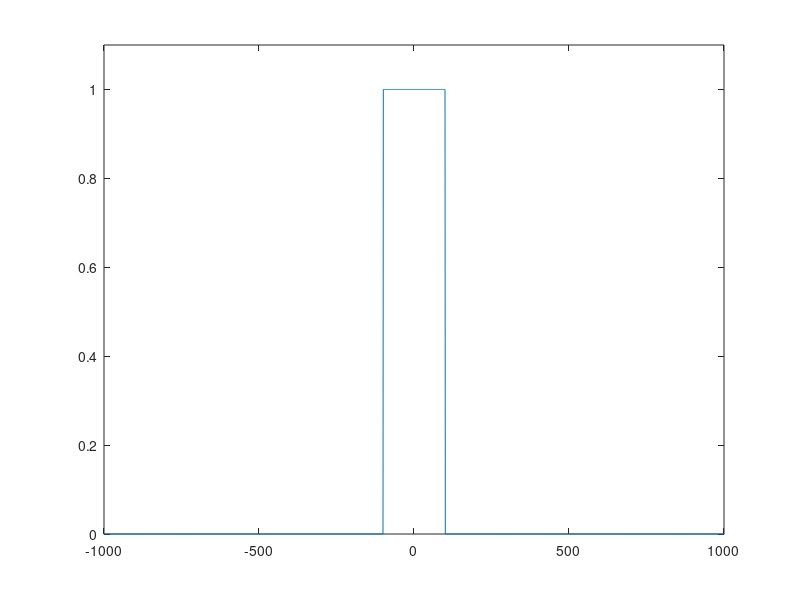

Reproduce this figure in MATLAB.
%Paso 3


fs = 48000 % Frecuencia de muestreo utilizada en el DVD en Hz.
Ts = 1 / fs; %Periodo de muestreo: inverso de la frec. muestreo en Hz
T = 1; %Duración de la señal en segundos
A = 0.1; %Amplitud de la señal senoidal

flow=100; %Frecuencia de corte (Hz) del filtro paso bajo
t = Ts:Ts:T; %Vector eje tiempo
L = length(t); %Longitud del vector t. Comprobar que sea igual a fs*T
f = -fs / 2 + fs / L:fs / L:fs / 2; %Declaración del eje de frecuencias
Hdeflow = zeros(1, L/2);
Hdeflow(1:flow / fs*L) = ones(1, flow / fs*L);
Hdeflow = [fliplr(Hdeflow) Hdeflow];

figure;

plot(f, abs(Hdeflow));
axis([-1000 1000 0 1.1])